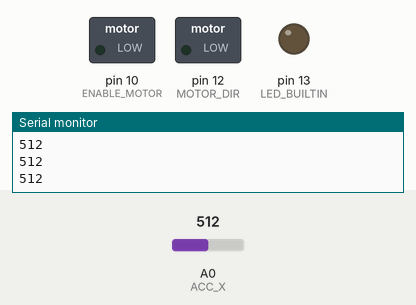
This program was run on a simulated Arduino Uno, built with avr-gcc and run on an emulated ATmega328P. Parts: switched loads named in the program (green lamp = pin HIGH), output pins drawn as LEDs (lit = HIGH), the last lines printed to the serial monitor. The inputs (shaded band) are chosen by the test bench; at power-on: A0 (ACC_X) = 512.

Above: at 1.2 s.
1.3 s: A0 (ACC_X) set to 561
2.8 s: A0 (ACC_X) set to 587
At 4.0 s:
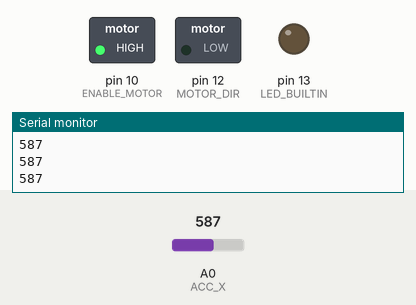
4.3 s: A0 (ACC_X) set to 306
At 5.2 s:
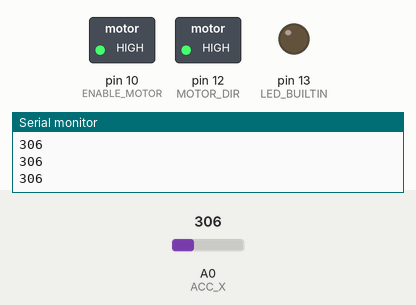
5.8 s: A0 (ACC_X) set to 429
7.3 s: A0 (ACC_X) set to 458
At 8.4 s:
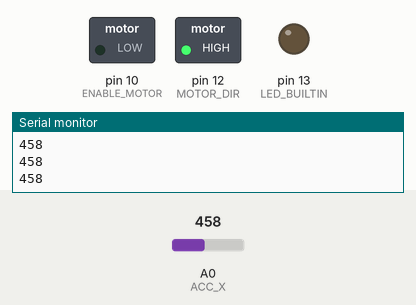
8.8 s: A0 (ACC_X) set to 716
At 9.6 s:
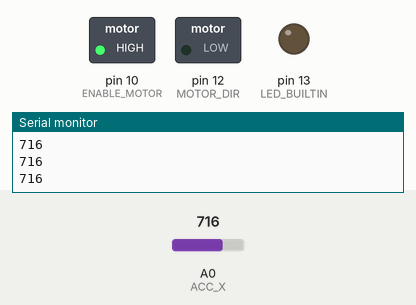
Timing chart, 0 to 11.3 s (numbered marks = the images above; inputs shaded):
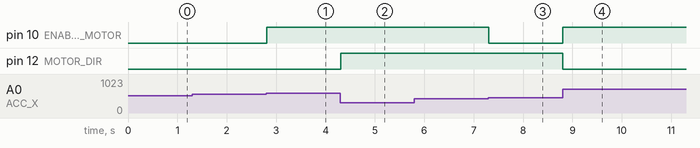

The program:

main.cpp
```cpp
/**
 * Blink
 *
 * Turns on an LED on for one second,
 * then off for one second, repeatedly.
 */
#include "Arduino.h"

#ifndef LED_BUILTIN
#define LED_BUILTIN 13
#endif

#define ENABLE_MOTOR 10
#define MOTOR_DIR 12

#define BUZZER 4

#define ACC_X 0
#define ACC_Y 1
#define ACC_Z 2

#define DEADBAND 64
#define CENTER 512

#define AXIS ACC_X
#define NUM_AVES 20

int xrdg[NUM_AVES], yrdg[NUM_AVES], zrdg[NUM_AVES];

// definitions
void left();
void right();
void stop();


void setup()
{
  // initialize LED digital pin as an output.
  pinMode(LED_BUILTIN, OUTPUT);

  pinMode(MOTOR_DIR, OUTPUT);
  pinMode(ENABLE_MOTOR, OUTPUT);
  stop();
  Serial.begin(115200);

  memset(xrdg, 0, sizeof(xrdg));
}


void loop() {
  int x = analogRead(ACC_X);

  if (x > CENTER+DEADBAND) {
    left();
  } else if (x < CENTER-DEADBAND) {
    right();
  } else {
    stop();
  }

  Serial.print(x, DEC);
  Serial.print("\n");

  delay(10);
}


// ========================
void left() {
  digitalWrite(MOTOR_DIR, LOW);
  digitalWrite(ENABLE_MOTOR, HIGH);
}

void right() {
  digitalWrite(MOTOR_DIR, HIGH);
  digitalWrite(ENABLE_MOTOR, HIGH);
}

void stop() {
  digitalWrite(ENABLE_MOTOR, LOW);
}
```

Measured:
- the behaviour switches between 576 and 577 on A0 (ACC_X) (found by bisection; images 0 and 1)
- the behaviour switches between 447 and 448 on A0 (ACC_X) (found by bisection; images 2 and 3)
- after the input at 2.8 s, pin 10 (ENABLE_MOTOR): LOW → HIGH at once
- after the input at 4.3 s, pin 12 (MOTOR_DIR): LOW → HIGH at once
- after the input at 7.3 s, pin 10 (ENABLE_MOTOR): HIGH → LOW at once
- after the input at 8.8 s, pin 10 (ENABLE_MOTOR): LOW → HIGH at once; pin 12 (MOTOR_DIR): HIGH → LOW at once
